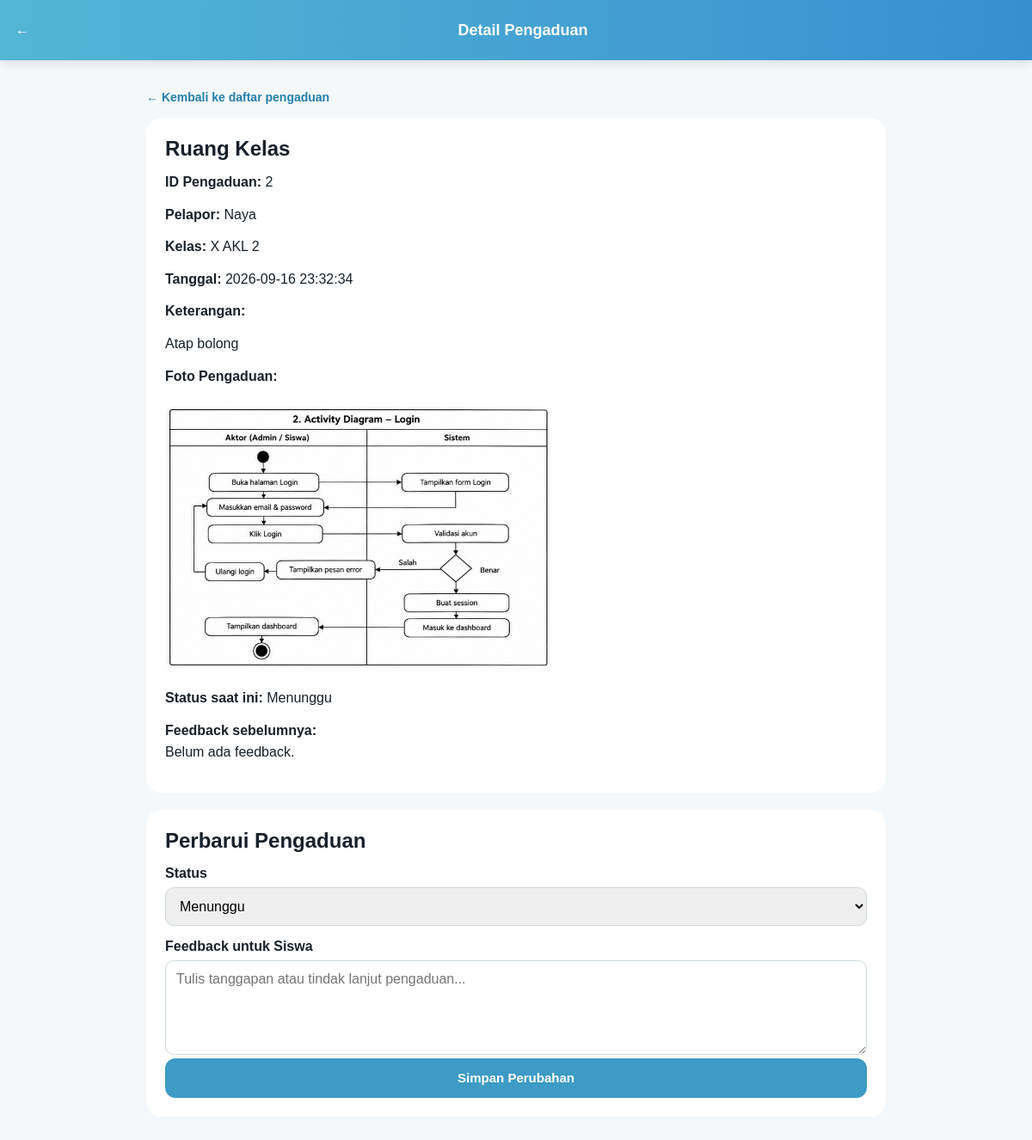
The page /views/aspirasi/detail.php?id=2 (signed in) on the database its author committed.
### tables this page shows
CREATE TABLE `aspirasis` (
  `id_aspirasi` bigint(20) UNSIGNED NOT NULL,
  `nis` bigint(20) UNSIGNED NOT NULL,
  `status` enum('Menunggu','Diproses','Selesai') NOT NULL DEFAULT 'Menunggu',
  `id_kategori` bigint(20) UNSIGNED NOT NULL,
  `ket` text NOT NULL,
  `foto` varchar(255) DEFAULT NULL,
  `anonim` tinyint(1) NOT NULL DEFAULT 0,
  `feedback` text DEFAULT NULL,
  `admin_id` bigint(20) UNSIGNED DEFAULT NULL,
  `created_at` timestamp NULL DEFAULT NULL,
  `updated_at` timestamp NULL DEFAULT NULL
);

CREATE TABLE `kategoris` (
  `id_kategori` bigint(20) UNSIGNED NOT NULL,
  `ket_kategori` varchar(50) NOT NULL,
  `jenis` enum('sarana_prasarana') NOT NULL,
  `created_at` timestamp NULL DEFAULT NULL,
  `updated_at` timestamp NULL DEFAULT NULL
);

CREATE TABLE `siswas` (
  `nis` bigint(20) UNSIGNED NOT NULL,
  `nama_siswa` varchar(255) NOT NULL,
  `kelas` varchar(10) NOT NULL,
  `password` varchar(255) NOT NULL,
  `created_at` timestamp NULL DEFAULT NULL,
  `updated_at` timestamp NULL DEFAULT NULL
);

### models/database.php (called while the page is built)
<?php
class Database
{
    private $host = "127.0.0.1";
    private $port = "3306";
    private $dbname = "saranasekolah";
    private $username = "root";
    private $password = "root";
    public function connect()
    {
        try {
            $pdo = new PDO(
                "mysql:host=" . $this->host .
                ";port=" . $this->port .
                ";dbname=" . $this->dbname .
                ";charset=utf8mb4",
                $this->username,
                $this->password
            );
            $pdo->setAttribute(
                PDO::ATTR_ERRMODE,
                PDO::ERRMODE_EXCEPTION
            );
            return $pdo;
        } catch (PDOException $e) {
            die(
                "Koneksi database gagal!<br>" .
                "Error: " . $e->getMessage()
            );
        }
    }
}

### controllers/AspirasiController.php (called while the page is built, shortened)
<?php
require_once __DIR__ . "/../models/Aspirasi.php";
class AspirasiController
{
    private $aspirasi;
    public function __construct()
    {
        $this->aspirasi = new Aspirasi();
    }
public function detailAdmin($id)
{
    return $this->aspirasi->findByIdAdmin($id);
}
}

### models/Aspirasi.php (called while the page is built, shortened)
<?php
require_once __DIR__ . "/database.php";
class Aspirasi
{
    private $db;
    public function __construct()
    {
        $database = new Database();
        $this->db = $database->connect();
    }
public function findByIdAdmin($id)
{
    $query = $this->db->prepare(
        "SELECT
            a.id_aspirasi,
            a.nis,
            a.id_kategori,
            a.ket,
            a.foto,
            a.anonim,
            a.status,
            a.feedback,
            a.admin_id,
            a.created_at,
            a.updated_at,
            s.nama_siswa,
            s.kelas,
            k.ket_kategori,
            ad.nama AS nama_admin
         FROM aspirasis a
         INNER JOIN siswas s
            ON a.nis = s.nis
         INNER JOIN kategoris k
            ON a.id_kategori = k.id_kategori
         LEFT JOIN admins ad
            ON a.admin_id = ad.id
         WHERE a.id_aspirasi = ?
         LIMIT 1"
    );
    $query->execute([$id]);
    return $query->fetch(PDO::FETCH_ASSOC);
}
}

### views/aspirasi/detail.php (the view, shortened to what this page needs)
<?php
require_once __DIR__ . "/../../controllers/AspirasiController.php";
$controller = new AspirasiController();
$id = filter_input(INPUT_GET, "id", FILTER_VALIDATE_INT);
$item = $controller->detailAdmin($id);
function e($value)
{
    return htmlspecialchars(
        (string) ($value ?? ""),
        ENT_QUOTES,
        "UTF-8"
    );
}
$foto = $item["foto"] ?? "";
$fotoUrl = "";
if ($foto !== "") {
    $namaFile = basename($foto);
    $pathFoto = __DIR__ . "/../../assets/uploads/" . $namaFile;
    if (is_file($pathFoto)) {
        $fotoUrl = "../../assets/uploads/" . rawurlencode($namaFile);
    }
}
?>
<!DOCTYPE html>
<html lang="id">
<head>
    <link rel="stylesheet" href="../../assets/css/style.css">
</head>
<body>
<div class="app">
    <header class="app-header">
        <a href="index.php"
           style="color:inherit;text-decoration:none;">←</a>
        <div class="app-title">Detail Pengaduan</div>
    </header>
    <main class="content">
        <a href="index.php" class="back-link">
            ← Kembali ke daftar pengaduan
        </a>
        <section class="detail-card">
            <h2><?= e($item["ket_kategori"]) ?></h2>
            <p><strong>ID Pengaduan:</strong>
                <?= e($item["id_aspirasi"]) ?></p>
            <p><strong>Pelapor:</strong>
                <?= (int) $item["anonim"] === 1
                    ? "Anonim"
                    : e($item["nama_siswa"]) ?></p>
            <p><strong>Kelas:</strong>
                <?= (int) $item["anonim"] === 1
                    ? "Disembunyikan"
                    : e($item["kelas"]) ?></p>
            <p><strong>Tanggal:</strong>
                <?= e($item["created_at"]) ?></p>
            <p><strong>Keterangan:</strong></p>
            <p><?= nl2br(e($item["ket"])) ?></p>
            <?php if ($fotoUrl !== ""): ?>
                <p><strong>Foto Pengaduan:</strong></p>
                <img class="detail-photo"
                     src="<?= e($fotoUrl) ?>"
                     alt="Foto pengaduan">
            <?php else: ?>
                <p><strong>Foto:</strong> Tidak tersedia.</p>
            <?php endif; ?>
            <p><strong>Status saat ini:</strong>
                <?= e($item["status"]) ?></p>
            <p><strong>Feedback sebelumnya:</strong><br>
                <?= $item["feedback"] !== null &&
                    trim($item["feedback"]) !== ""
                    ? nl2br(e($item["feedback"]))
                    : "Belum ada feedback." ?></p>
        </section>
        <section class="detail-card">
            <h2>Perbarui Pengaduan</h2>
            <form method="POST">
                <label for="status">Status</label>
                <select name="status" id="status" required>
                    <?php
                    $daftarStatus = [
                        "Menunggu",
                        "Diproses",
                        "Selesai"
                    ];
                    foreach ($daftarStatus as $pilihan):
                    ?>
                        <option value="<?= e($pilihan) ?>"
                            <?= $item["status"] === $pilihan
                                ? "selected"
                                : "" ?>>
                            <?= e($pilihan) ?>
                        </option>
                    <?php endforeach; ?>
                </select>
                <label for="feedback">Feedback untuk Siswa</label>
                <textarea name="feedback" id="feedback"
                    placeholder="Tulis tanggapan atau tindak lanjut pengaduan..."><?= e($item["feedback"]) ?></textarea>
                <button type="submit" class="btn-primary">
                    Simpan Perubahan
                </button>
            </form>
        </section>
    </main>
</div>
</body>
</html>

### assets/css/style.css (style rules this page uses)
* { margin: 0; padding: 0; box-sizing: border-box; }
body { font-family: Arial, Helvetica, sans-serif; background: #f4f8fb; color: #17202a; min-height: 100vh; }
.btn-primary { width: 100%; height: 46px; border: none; border-radius: 12px; background: #3d9bc5; color: white; font-size: 15px; font-weight: bold; cursor: pointer; }
.app { min-height: 100vh; background: #f4f8fb; }
.app-header { height: 70px; background: linear-gradient( 90deg, #52b6d5, #388fd0 ); display: flex; align-items: center; padding: 0 18px; color: white; box-shadow: 0 3px 12px rgba(0, 0, 0, 0.12); }
.app-title { flex: 1; display: flex; align-items: center; justify-content: center; gap: 8px; font-size: 18px; font-weight: bold; }
.content { max-width: 900px; margin: auto; padding: 25px 20px 50px; }
.back-link { display: inline-block; margin: 10px 0; color: #1677a8; text-decoration: none; font-size: 14px; font-weight: bold; }

### views/aspirasi/detail.php (style rules this page uses)
.detail-card { background: #fff; border-radius: 18px; padding: 22px; margin-bottom: 20px; overflow-wrap: anywhere; }
.detail-card p { margin: 12px 0; line-height: 1.6; }
.detail-photo { width: 100%; max-width: 450px; border-radius: 12px; margin-top: 10px; }
.detail-card label { display: block; margin: 15px 0 7px; font-weight: bold; }
.detail-card select, .detail-card textarea { width: 100%; padding: 12px; border: 1px solid #ccd8df; border-radius: 10px; font: inherit; box-sizing: border-box; }
.detail-card textarea { min-height: 110px; resize: vertical; }
.back-link { display: inline-block; margin-bottom: 16px; color: #247eaa; text-decoration: none; }

### rows shown on the page
aspirasis: id_kategori.ket_kategori "Ruang Kelas", id_aspirasi "2", nis.nama_siswa "Naya", nis.kelas "X AKL 2", created_at "2026-09-16 23:32:34", ket "Atap bolong", foto (picture), status "Menunggu"

### other values the page prints
form field status "Menunggu"
